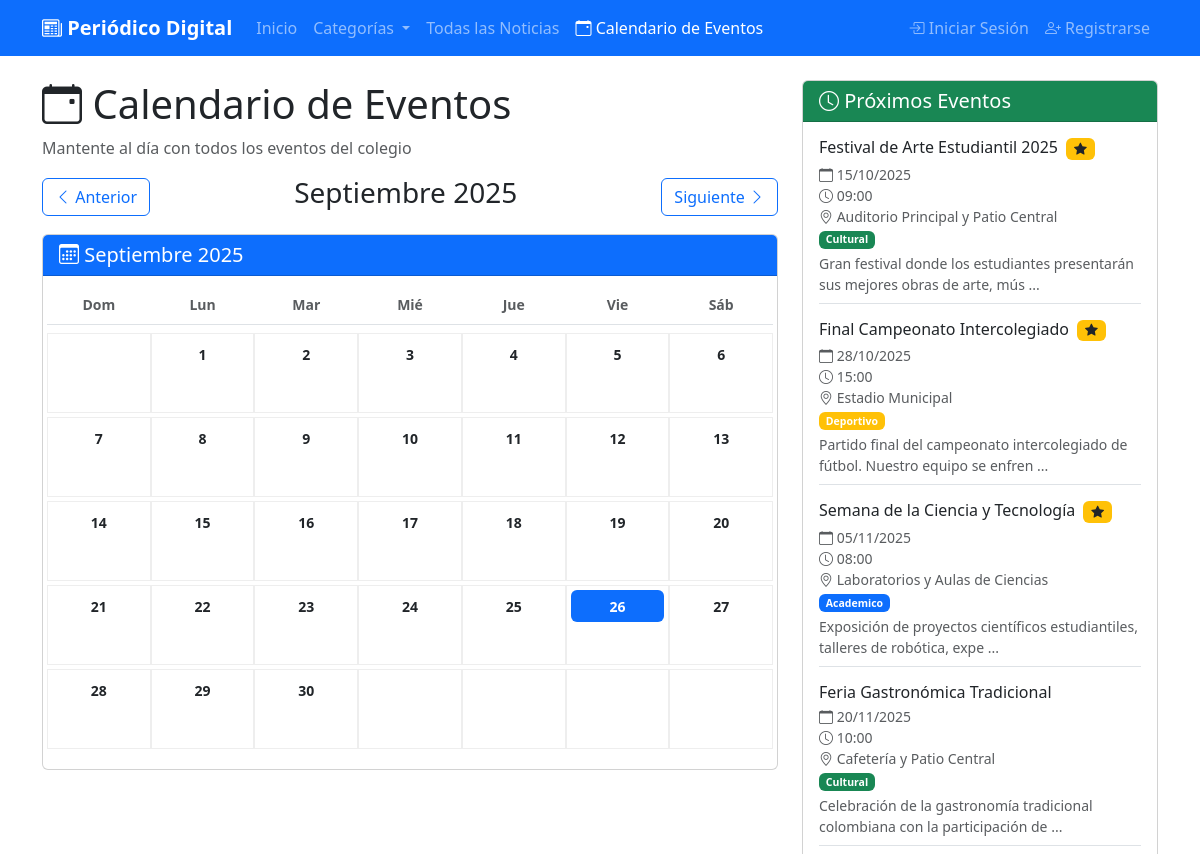
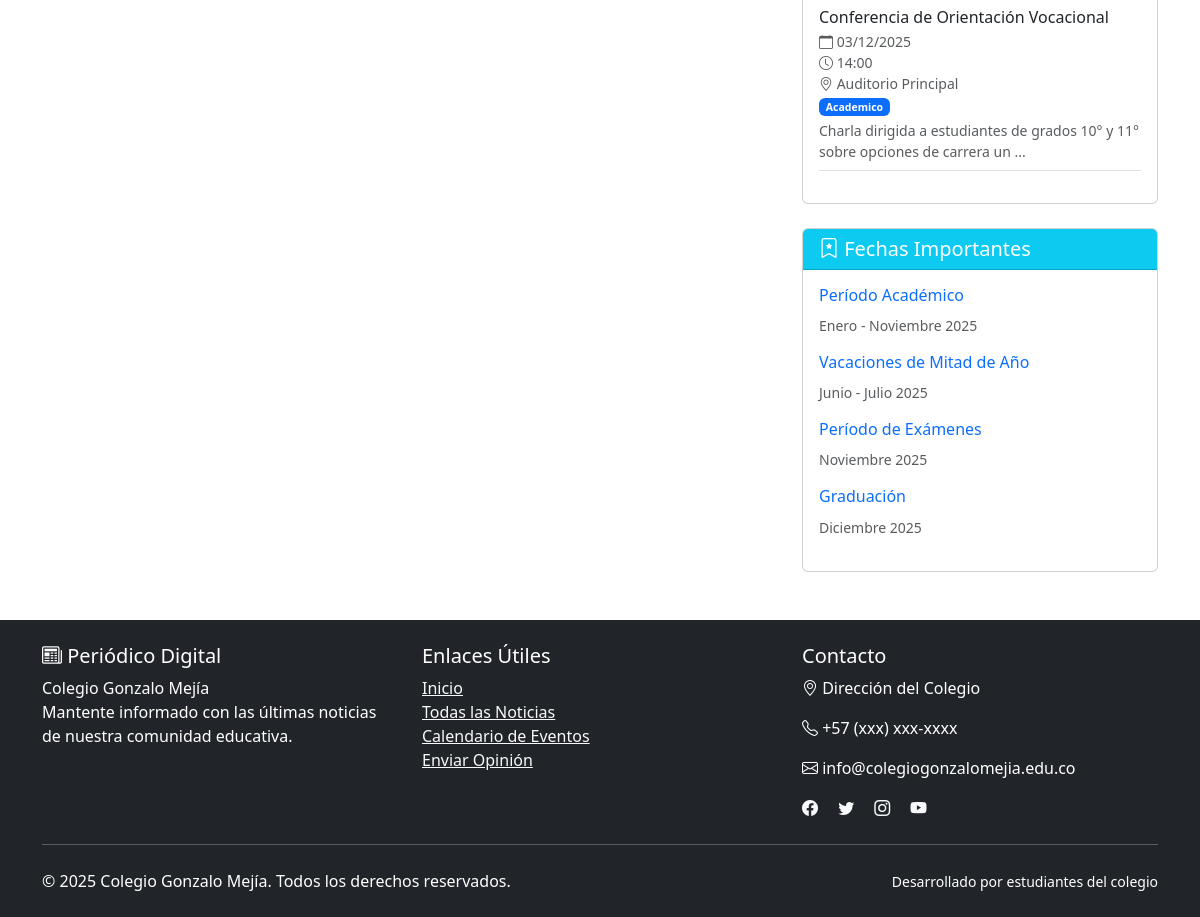
The app's page /vistas/calendario.php with its own data (2 pictures, top to bottom).
### tables this page shows
CREATE TABLE IF NOT EXISTS eventos (
    id INT AUTO_INCREMENT PRIMARY KEY,
    titulo VARCHAR(255) NOT NULL,
    descripcion TEXT,
    fecha_evento DATE NOT NULL,
    hora_evento TIME,
    lugar VARCHAR(255),
    imagen_evento VARCHAR(255),
    id_creador INT NOT NULL,  
    tipo_evento ENUM('academico', 'cultural', 'deportivo', 'institucional', 'otro') DEFAULT 'otro',
    estado ENUM('programado', 'en_curso', 'finalizado', 'cancelado') DEFAULT 'programado',
    cupo_maximo INT DEFAULT 0,  
    precio DECIMAL(10,2) DEFAULT 0.00,
    destacado BOOLEAN DEFAULT FALSE,
    activo BOOLEAN DEFAULT TRUE,
    fecha_creacion TIMESTAMP DEFAULT CURRENT_TIMESTAMP,
    fecha_actualizacion TIMESTAMP DEFAULT CURRENT_TIMESTAMP ON UPDATE CURRENT_TIMESTAMP,
    FOREIGN KEY (id_creador) REFERENCES usuarios(id) ON DELETE CASCADE
);

### vistas/calendario.php (the view, shortened to what this page needs)
<?php
include_once '../includes/header.php';
include_once '../includes/conexion.php';
include_once '../includes/navbar.php';
$mes = isset($_GET['mes']) ? (int)$_GET['mes'] : date('n');
$ano = isset($_GET['ano']) ? (int)$_GET['ano'] : date('Y');
$sql_proximos = "SELECT * FROM eventos
                 WHERE activo = TRUE
                 AND fecha_evento >= CURDATE()
                 ORDER BY fecha_evento ASC
                 LIMIT 5";
$proximos_eventos = mysqli_query($conexion, $sql_proximos);
function formatearMes($mes) {
    $meses = [
        1 => 'Enero', 2 => 'Febrero', 3 => 'Marzo', 4 => 'Abril',
        5 => 'Mayo', 6 => 'Junio', 7 => 'Julio', 8 => 'Agosto',
        9 => 'Septiembre', 10 => 'Octubre', 11 => 'Noviembre', 12 => 'Diciembre'
    ];
    return $meses[$mes] ?? 'Mes';
}
?>
<div class="container mt-4">
    <div class="row">
        <div class="col-md-8">
            <h1><i class="bi bi-calendar-event"></i> Calendario de Eventos</h1>
            <p class="text-muted">Mantente al día con todos los eventos del colegio</p>
            <div class="d-flex justify-content-between align-items-center mb-3">
                <a href="?mes=<?php echo $mes == 1 ? 12 : $mes - 1; ?>&ano=<?php echo $mes == 1 ? $ano - 1 : $ano; ?>"
                   class="btn btn-outline-primary">
                    <i class="bi bi-chevron-left"></i> Anterior
                </a>
                <h3><?php echo formatearMes($mes) . ' ' . $ano; ?></h3>
                <a href="?mes=<?php echo $mes == 12 ? 1 : $mes + 1; ?>&ano=<?php echo $mes == 12 ? $ano + 1 : $ano; ?>"
                   class="btn btn-outline-primary">
                    Siguiente <i class="bi bi-chevron-right"></i>
                </a>
            </div>
            <div class="card mb-4">
                <div class="card-header bg-primary text-white">
                    <h5 class="mb-0"><i class="bi bi-calendar3"></i> <?php echo formatearMes($mes) . ' ' . $ano; ?></h5>
                </div>
                <div class="card-body">
                    <div class="calendar-grid">
                        <div class="row text-center border-bottom pb-2 mb-2">
                            <div class="col"><small class="fw-bold text-muted">Dom</small></div>
                            <div class="col"><small class="fw-bold text-muted">Lun</small></div>
                            <div class="col"><small class="fw-bold text-muted">Mar</small></div>
                            <div class="col"><small class="fw-bold text-muted">Mié</small></div>
                            <div class="col"><small class="fw-bold text-muted">Jue</small></div>
                            <div class="col"><small class="fw-bold text-muted">Vie</small></div>
                            <div class="col"><small class="fw-bold text-muted">Sáb</small></div>
                        </div>
                        <?php
                        $primer_dia = date('Y-m-01', mktime(0, 0, 0, $mes, 1, $ano));
                        $dia_semana_inicio = date('w', strtotime($primer_dia));
                        $dias_mes = date('t', mktime(0, 0, 0, $mes, 1, $ano));
                        $dia_actual = 1;
                        $fecha_hoy = date('Y-m-d');
                        for ($semana = 0; $semana < 6; $semana++) {
                            if ($dia_actual > $dias_mes) break;
                            echo '<div class="row mb-1">';
                            for ($dia_sem = 0; $dia_sem < 7; $dia_sem++) {
                                echo '<div class="col p-1" style="min-height: 80px; border: 1px solid #eee;">';
                                if (($semana == 0 && $dia_sem < $dia_semana_inicio) || $dia_actual > $dias_mes) {
                                    echo '<div class="text-muted">&nbsp;</div>';
                                } else {
                                    $fecha_dia = sprintf('%04d-%02d-%02d', $ano, $mes, $dia_actual);
                                    $es_hoy = ($fecha_dia == $fecha_hoy);
                                    $clase_dia = $es_hoy ? 'bg-primary text-white rounded' : '';
                                    echo '<div class="' . $clase_dia . ' p-1 text-center mb-1">';
                                    echo '<small class="fw-bold">' . $dia_actual . '</small>';
                                    echo '</div>';
                                    $dia_actual++;
                                }
                                echo '</div>';
                            }
                            echo '</div>';
                        }
                        ?>
                    </div>
                </div>
            </div>
        </div>
        <div class="col-md-4">
            <div class="card mb-4">
                <div class="card-header bg-success text-white">
                    <h5 class="mb-0"><i class="bi bi-clock"></i> Próximos Eventos</h5>
                </div>
                <div class="card-body">
                    <?php if (mysqli_num_rows($proximos_eventos) > 0): ?>
                        <?php while ($proximo = mysqli_fetch_assoc($proximos_eventos)): ?>
                            <div class="mb-3 border-bottom pb-2">
                                <h6 class="mb-1">
                                    <?php echo htmlspecialchars($proximo['titulo']); ?>
                                    <?php if ($proximo['destacado']): ?>
                                        <span class="badge bg-warning text-dark ms-1">
                                            <i class="bi bi-star-fill" style="font-size: 0.8rem;"></i>
                                        </span>
                                    <?php endif; ?>
                                </h6>
                                <div class="small text-muted">
                                    <div>
                                        <i class="bi bi-calendar"></i>
                                        <?php echo date('d/m/Y', strtotime($proximo['fecha_evento'])); ?>
                                    </div>
                                    <?php if ($proximo['hora_evento']): ?>
                                        <div>
                                            <i class="bi bi-clock"></i>
                                            <?php echo date('H:i', strtotime($proximo['hora_evento'])); ?>
                                        </div>
                                    <?php endif; ?>
                                    <?php if ($proximo['lugar']): ?>
                                        <div>
                                            <i class="bi bi-geo-alt"></i>
                                            <?php echo htmlspecialchars($proximo['lugar']); ?>
                                        </div>
                                    <?php endif; ?>
                                    <span class="badge bg-<?php
                                        switch ($proximo['tipo_evento']) {
                                            case 'academico': echo 'primary'; break;
                                            case 'cultural': echo 'success'; break;
                                            case 'deportivo': echo 'warning'; break;
                                        }
                                    ?> mt-1">
                                        <?php echo ucfirst($proximo['tipo_evento']); ?>
                                    </span>
                                </div>
                                <?php if ($proximo['descripcion']): ?>
                                    <p class="text-muted small mt-1 mb-0">
                                        <?php echo htmlspecialchars(substr($proximo['descripcion'], 0, 80)); ?>
                                        <?php echo strlen($proximo['descripcion']) > 80 ? '...' : ''; ?>
                                    </p>
                                <?php endif; ?>
                            </div>
                        <?php endwhile; ?>
                    <?php endif; ?>
                </div>
            </div>
            <div class="card">
                <div class="card-header bg-info text-white">
                    <h5 class="mb-0"><i class="bi bi-bookmark-star"></i> Fechas Importantes</h5>
                </div>
                <div class="card-body">
                    <div class="mb-3">
                        <h6 class="text-primary">Período Académico</h6>
                        <small class="text-muted">Enero - Noviembre <?php echo date('Y'); ?></small>
                    </div>
                    <div class="mb-3">
                        <h6 class="text-primary">Vacaciones de Mitad de Año</h6>
                        <small class="text-muted">Junio - Julio <?php echo date('Y'); ?></small>
                    </div>
                    <div class="mb-3">
                        <h6 class="text-primary">Período de Exámenes</h6>
                        <small class="text-muted">Noviembre <?php echo date('Y'); ?></small>
                    </div>
                    <div class="mb-3">
                        <h6 class="text-primary">Graduación</h6>
                        <small class="text-muted">Diciembre <?php echo date('Y'); ?></small>
                    </div>
                </div>
            </div>
        </div>
    </div>
</div>
<?php include_once '../includes/footer.php'; ?>

### records on screen
eventos: titulo "Festival de Arte Estudiantil 2025", destacado 1 (drawn), fecha_evento "15/10/2025", hora_evento "09:00", lugar "Auditorio Principal y Patio Central", tipo_evento "Cultural", descripcion "Gran festival donde los estudiantes presentarán sus mejores obras de arte, mús"
eventos: titulo "Final Campeonato Intercolegiado", destacado 1 (drawn), fecha_evento "28/10/2025", hora_evento "15:00", lugar "Estadio Municipal", tipo_evento "Deportivo", descripcion "Partido final del campeonato intercolegiado de fútbol. Nuestro equipo se enfren"
eventos: titulo "Semana de la Ciencia y Tecnología", destacado 1 (drawn), fecha_evento "05/11/2025", hora_evento "08:00", lugar "Laboratorios y Aulas de Ciencias", tipo_evento "Academico", descripcion "Exposición de proyectos científicos estudiantiles, talleres de robótica, expe"
eventos: titulo "Feria Gastronómica Tradicional", fecha_evento "20/11/2025", hora_evento "10:00", lugar "Cafetería y Patio Central", tipo_evento "Cultural", descripcion "Celebración de la gastronomía tradicional colombiana con la participación de"
eventos: titulo "Conferencia de Orientación Vocacional", fecha_evento "03/12/2025", hora_evento "14:00", lugar "Auditorio Principal", tipo_evento "Academico", descripcion "Charla dirigida a estudiantes de grados 10° y 11° sobre opciones de carrera un"

### other values on screen
formatearMes($mes) "Septiembre"
$ano "2025"
